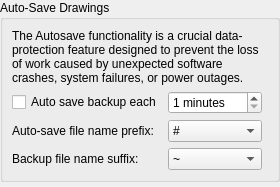
<?xml version="1.0" encoding="UTF-8"?>
<ui version="4.0">
 <class>LC_SettingsPageAutosave</class>
 <widget class="QWidget" name="LC_SettingsPageAutosave">
  <property name="geometry">
   <rect>
    <x>0</x>
    <y>0</y>
    <width>262</width>
    <height>187</height>
   </rect>
  </property>
  <layout class="QGridLayout" name="gridLayout_main">
   <property name="leftMargin">
    <number>0</number>
   </property>
   <property name="topMargin">
    <number>0</number>
   </property>
   <property name="rightMargin">
    <number>0</number>
   </property>
   <property name="bottomMargin">
    <number>0</number>
   </property>
   <item row="0" column="0">
    <widget class="QGroupBox" name="groupBox_29">
     <property name="title">
      <string>Auto-Save Drawings</string>
     </property>
     <layout class="QGridLayout" name="gridLayout_save">
      <item row="1" column="0">
       <widget class="QCheckBox" name="cbAutoBackup">
        <property name="toolTip">
         <string>Auto Save

When set, LibreCAD will automatically generate a backup of your current drawing.</string>
        </property>
        <property name="text">
         <string>Auto save backup each</string>
        </property>
       </widget>
      </item>
      <item row="2" column="2">
       <spacer name="horizontalSpacer">
        <property name="orientation">
         <enum>Qt::Orientation::Horizontal</enum>
        </property>
        <property name="sizeHint" stdset="0">
         <size>
          <width>0</width>
          <height>0</height>
         </size>
        </property>
       </spacer>
      </item>
      <item row="3" column="1">
       <widget class="LC_ContentAdjustableComboBox" name="cbBackupFileSuffix">
        <property name="sizePolicy">
         <sizepolicy hsizetype="Preferred" vsizetype="Fixed">
          <horstretch>0</horstretch>
          <verstretch>0</verstretch>
         </sizepolicy>
        </property>
        <property name="toolTip">
         <string>Backup File Name

Suffix of backup file name (added to the name of opened file).</string>
        </property>
        <property name="sizeAdjustPolicy">
         <enum>QComboBox::SizeAdjustPolicy::AdjustToContents</enum>
        </property>
        <item>
         <property name="text">
          <string>~</string>
         </property>
        </item>
        <item>
         <property name="text">
          <string>$$</string>
         </property>
        </item>
        <item>
         <property name="text">
          <string>_</string>
         </property>
        </item>
        <item>
         <property name="text">
          <string>_backup</string>
         </property>
        </item>
        <item>
         <property name="text">
          <string>_bak</string>
         </property>
        </item>
        <item>
         <property name="text">
          <string>.bak</string>
         </property>
        </item>
        <item>
         <property name="text">
          <string>.backup</string>
         </property>
        </item>
        <item>
         <property name="text">
          <string>.lcb</string>
         </property>
        </item>
       </widget>
      </item>
      <item row="2" column="1">
       <widget class="LC_ContentAdjustableComboBox" name="cbAutoSaveFileNamePrefix">
        <property name="sizePolicy">
         <sizepolicy hsizetype="Preferred" vsizetype="Fixed">
          <horstretch>0</horstretch>
          <verstretch>0</verstretch>
         </sizepolicy>
        </property>
        <property name="toolTip">
         <string>Auto Save Prefix

Prefix of created autosave name (added to the name of edited file).</string>
        </property>
        <property name="sizeAdjustPolicy">
         <enum>QComboBox::SizeAdjustPolicy::AdjustToContents</enum>
        </property>
        <item>
         <property name="text">
          <string>#</string>
         </property>
        </item>
        <item>
         <property name="text">
          <string>~</string>
         </property>
        </item>
        <item>
         <property name="text">
          <string>_</string>
         </property>
        </item>
        <item>
         <property name="text">
          <string>__</string>
         </property>
        </item>
        <item>
         <property name="text">
          <string>lcauto_</string>
         </property>
        </item>
        <item>
         <property name="text">
          <string>autosaved_</string>
         </property>
        </item>
       </widget>
      </item>
      <item row="3" column="0">
       <widget class="QLabel" name="label_37">
        <property name="text">
         <string>Backup file name suffix:</string>
        </property>
        <property name="buddy">
         <cstring>cbBackupFileSuffix</cstring>
        </property>
       </widget>
      </item>
      <item row="1" column="1">
       <widget class="QSpinBox" name="cbAutoSaveTime">
        <property name="sizePolicy">
         <sizepolicy hsizetype="Minimum" vsizetype="Preferred">
          <horstretch>0</horstretch>
          <verstretch>0</verstretch>
         </sizepolicy>
        </property>
        <property name="toolTip">
         <string>Auto Save Duration

Time between automatic saving of the document in minutes.</string>
        </property>
        <property name="suffix">
         <string> minutes</string>
        </property>
        <property name="minimum">
         <number>1</number>
        </property>
        <property name="maximum">
         <number>60</number>
        </property>
       </widget>
      </item>
      <item row="2" column="0">
       <widget class="QLabel" name="label_38">
        <property name="text">
         <string>Auto-save file name prefix:</string>
        </property>
        <property name="buddy">
         <cstring>cbAutoSaveFileNamePrefix</cstring>
        </property>
       </widget>
      </item>
      <item row="0" column="0" colspan="3">
       <widget class="QLabel" name="label">
        <property name="text">
         <string>The Autosave functionality is a crucial data-protection feature designed to prevent the loss of work caused by unexpected software crashes, system failures, or power outages.</string>
        </property>
        <property name="wordWrap">
         <bool>true</bool>
        </property>
       </widget>
      </item>
     </layout>
    </widget>
   </item>
   <item row="1" column="0">
    <spacer name="verticalSpacer">
     <property name="orientation">
      <enum>Qt::Orientation::Vertical</enum>
     </property>
     <property name="sizeHint" stdset="0">
      <size>
       <width>0</width>
       <height>0</height>
      </size>
     </property>
    </spacer>
   </item>
  </layout>
 </widget>
    <customwidgets>
        <customwidget>
            <class>LC_ContentAdjustableComboBox</class>
            <extends>QComboBox</extends>
            <header location="global">lc_content_adjustable_combo_box.h</header>
        </customwidget>
    </customwidgets>
 <resources/>
 <connections/>
</ui>
